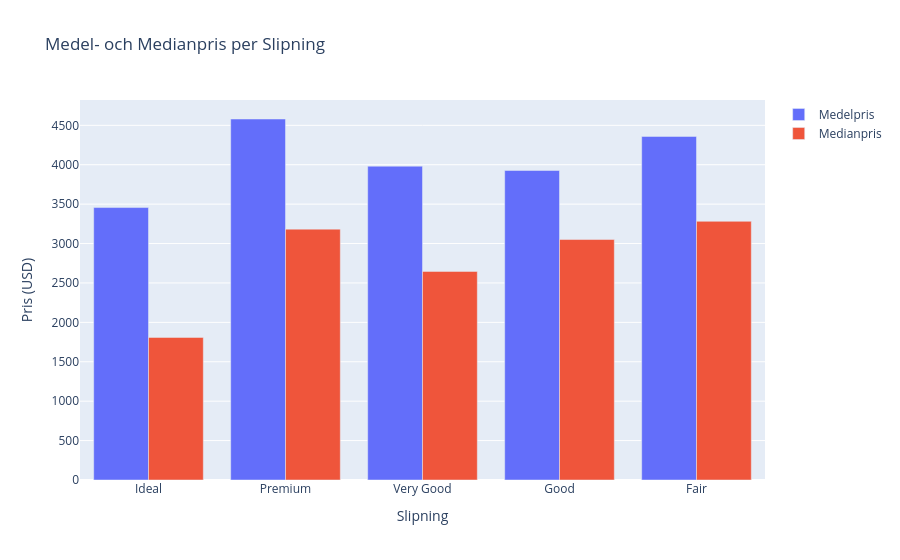

Notebook code cell kept with this figure:
### Markdown cell above
### 4. Prisfördelning per Kvalitetsattribut
Syfte: Undersöka hur priset varierar beroende på kvalitetsattributen cut, color och clarity.

### Code cell
# Grupperat stapeldiagram för medel- och medianpris per slipning
cut_order = ['Ideal', 'Premium', 'Very Good', 'Good', 'Fair']
mean_price_cut = df.groupby('cut')['price'].mean().reindex(cut_order)
median_price_cut = df.groupby('cut')['price'].median().reindex(cut_order)
import plotly.graph_objects as go
fig_bar_cut = go.Figure()
fig_bar_cut.add_trace(go.Bar(x=cut_order, y=mean_price_cut, name='Medelpris'))
fig_bar_cut.add_trace(go.Bar(x=cut_order, y=median_price_cut, name='Medianpris'))
fig_bar_cut.update_layout(barmode='group', title='Medel- och Medianpris per Slipning', xaxis_title='Slipning', yaxis_title='Pris (USD)')
fig_bar_cut.show()

### Figure 1 — Plotly figure (JSON) as saved in the notebook; plotly's stock layout.template omitted (floating-point values rounded to 4 significant figures)
{"data": [{"name": "Medelpris", "type": "bar", "x": ["Ideal", "Premium", "Very Good", "Good", "Fair"], "y": [3457.0, 4580.0, 3982.0, 3927.0, 4359.0]}, {"name": "Medianpris", "type": "bar", "x": ["Ideal", "Premium", "Very Good", "Good", "Fair"], "y": [1809.0, 3183.0, 2646.0, 3051.0, 3282.0]}], "layout": {"barmode": "group", "title": {"text": "Medel- och Medianpris per Slipning"}, "xaxis": {"title": {"text": "Slipning"}}, "yaxis": {"title": {"text": "Pris (USD)"}}}}
